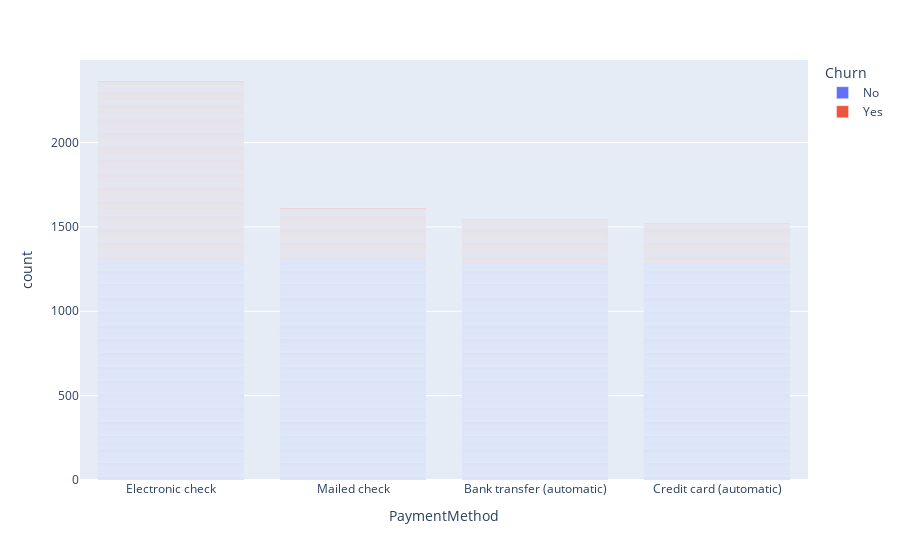

Notebook code for this chart:
### Code cell
#payment method checking 
plot_bar_payment = px.bar(df, x="PaymentMethod", color="Churn")
plot_bar_payment.show()

### Figure 1 — Plotly figure (JSON) as saved in the notebook; plotly's stock layout.template omitted (floating-point values rounded to 4 significant figures; data arrays with more than 128 entries replaced by an {"elided": "..."} marker saying what was removed)
{"data": [{"alignmentgroup": "True", "hovertemplate": "Churn=No<br>PaymentMethod=%{x}<br>count=%{y}<extra></extra>", "legendgroup": "No", "marker": {"color": "#636efa", "pattern": {"shape": ""}}, "name": "No", "offsetgroup": "No", "orientation": "v", "showlegend": true, "textposition": "auto", "type": "bar", "x": {"elided": "5174 str values"}, "xaxis": "x", "y": {"elided": "5174 int values"}, "yaxis": "y"}, {"alignmentgroup": "True", "hovertemplate": "Churn=Yes<br>PaymentMethod=%{x}<br>count=%{y}<extra></extra>", "legendgroup": "Yes", "marker": {"color": "#EF553B", "pattern": {"shape": ""}}, "name": "Yes", "offsetgroup": "Yes", "orientation": "v", "showlegend": true, "textposition": "auto", "type": "bar", "x": {"elided": "1869 str values"}, "xaxis": "x", "y": {"elided": "1869 int values"}, "yaxis": "y"}], "layout": {"barmode": "relative", "legend": {"title": {"text": "Churn"}, "tracegroupgap": 0}, "margin": {"t": 60}, "xaxis": {"anchor": "y", "domain": [0, 1], "title": {"text": "PaymentMethod"}}, "yaxis": {"anchor": "x", "domain": [0, 1], "title": {"text": "count"}}}}
